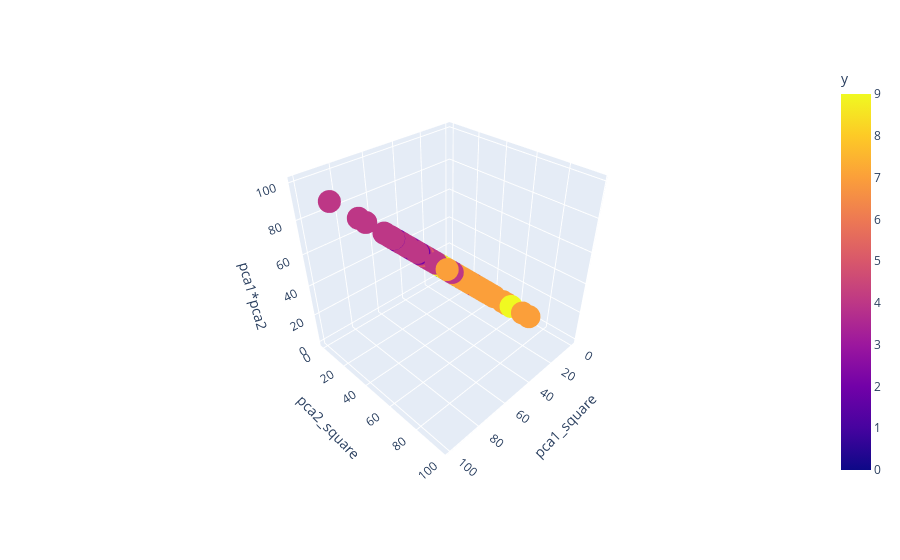

Here is the notebook cell this chart was saved with:
### Code cell
plt.figure(figsize=(15,7))
fig = px.scatter_3d(df1,x='pca1_square', y='pca2_square', z='pca1*pca2',color = 'y')
fig.show()

### Figure 1 — Plotly figure (JSON) as saved in the notebook; plotly's stock layout.template omitted (floating-point values rounded to 4 significant figures; data arrays with more than 128 entries replaced by an {"elided": "..."} marker saying what was removed)
{"data": [{"hovertemplate": "pca1_square=%{x}<br>pca2_square=%{y}<br>pca1*pca2=%{z}<br>y=%{marker.color}<extra></extra>", "legendgroup": "", "marker": {"color": {"elided": "1797 int values"}, "coloraxis": "coloraxis", "symbol": "circle"}, "mode": "markers", "name": "", "scene": "scene", "showlegend": false, "type": "scatter3d", "x": {"elided": "1797 float values"}, "y": {"elided": "1797 float values"}, "z": {"elided": "1797 float values"}}], "layout": {"autosize": true, "coloraxis": {"colorbar": {"title": {"text": "y"}}, "colorscale": [[0, "#0d0887"], [0.1111, "#46039f"], [0.2222, "#7201a8"], [0.3333, "#9c179e"], [0.4444, "#bd3786"], [0.5556, "#d8576b"], [0.6667, "#ed7953"], [0.7778, "#fb9f3a"], [0.8889, "#fdca26"], [1, "#f0f921"]]}, "dragmode": "zoom", "legend": {"tracegroupgap": 0}, "margin": {"t": 60}, "scene": {"aspectmode": "auto", "aspectratio": {"x": 1.008, "y": 0.9838, "z": 1.008}, "camera": {"center": {"x": 0, "y": 0, "z": 0}, "eye": {"x": 1.455, "y": 1.455, "z": 1.455}, "projection": {"type": "perspective"}, "up": {"x": 0, "y": 0, "z": 1}}, "domain": {"x": [0, 1], "y": [0, 1]}, "dragmode": "turntable", "xaxis": {"title": {"text": "pca1_square"}, "type": "linear"}, "yaxis": {"title": {"text": "pca2_square"}, "type": "linear"}, "zaxis": {"title": {"text": "pca1*pca2"}, "type": "linear"}}}}
